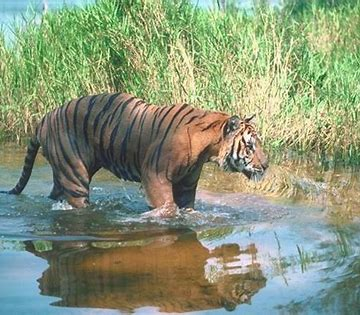
#> input picture zzh/2022-10-12-19-53-41.png, 360 x 315 px
$ python work1.py
#> lines starting #> are read from the running program, lines starting #| are printed output that depends on the picture; after the words box and inside, x2 and y2 are one past the last pixel; in counts of white or black regions, pixels touching at a corner belong together
import numpy as np
import  cv2
img = cv2.imread('./2022-10-12-19-53-41.png')
#> img is the input picture: shape (315, 360, 3); mean B, G, R 121.7, 149.6, 137.1


head=img[100:200,200:300].copy()
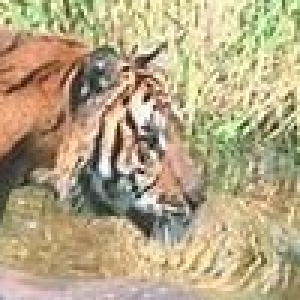
#> head: shape (100, 100, 3) (shown 3 times larger); mean B, G, R 132.3, 166.7, 181.9

for i in range(3):
    for j in range(3):
        img[(j)*100:(j+1)*100,(i)*100:(i+1)*100]=head
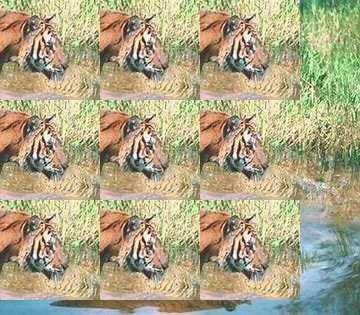
#> img: shape (315, 360, 3); mean B, G, R 132.6, 165.6, 173.3

for i in range(3):
    for j in range(3):
        cv2.rectangle(img,(j*100,i*100),((j+1)*100,(i+1)*100),(0,255,0),3)
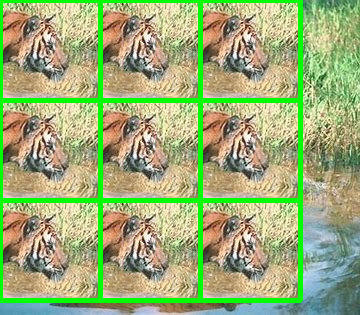
#> img: shape (315, 360, 3); 9.33% of pixels changed, all inside (x1, y1, x2, y2) = (0, 0, 303, 303)
cv2.imshow('image',img)
cv2.waitKey(0)
cv2.destroyAllWindows()

$ run again, with zzh/Assignment1.png copied over zzh/2022-10-12-19-53-41.png
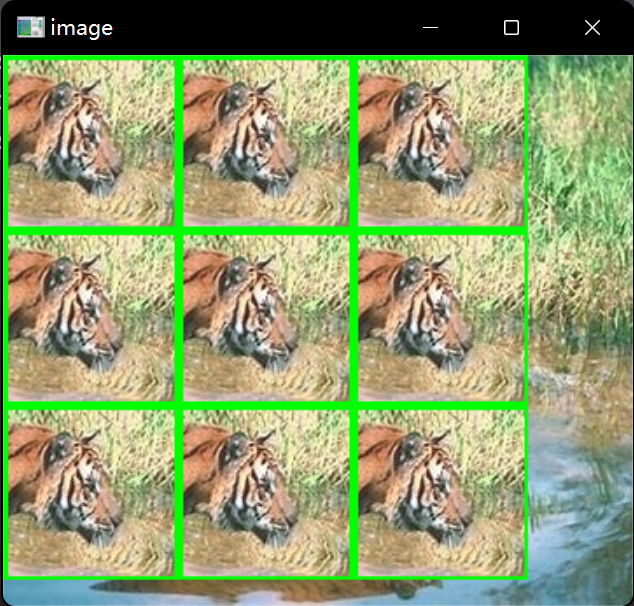
#> input picture zzh/Assignment1.png, 634 x 606 px
#> img is the input picture: shape (606, 634, 3); mean B, G, R 111.1, 156, 144.5
#> `head=img[100:200,200:300].copy()`:
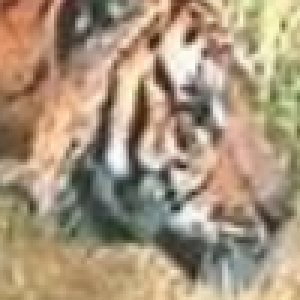
#> head: shape (100, 100, 3) (shown 3 times larger); mean B, G, R 124.2, 148.5, 167.4
#> after the loop `for i in range(3):`:
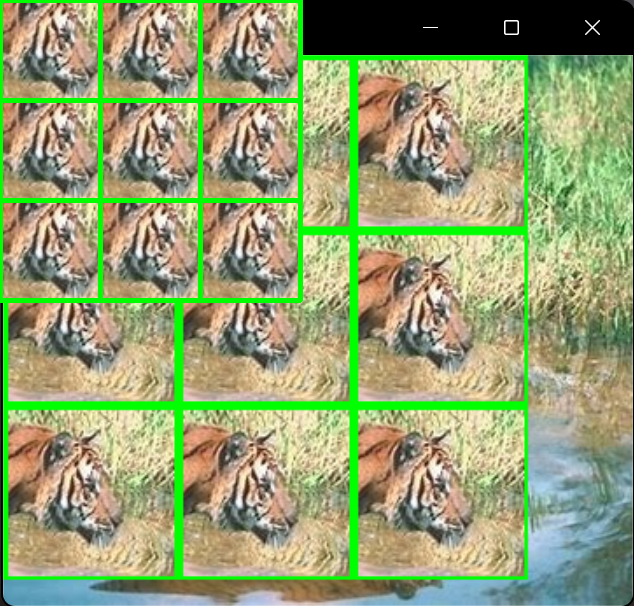
#> img: shape (606, 634, 3); mean B, G, R 114, 159.9, 147.1
